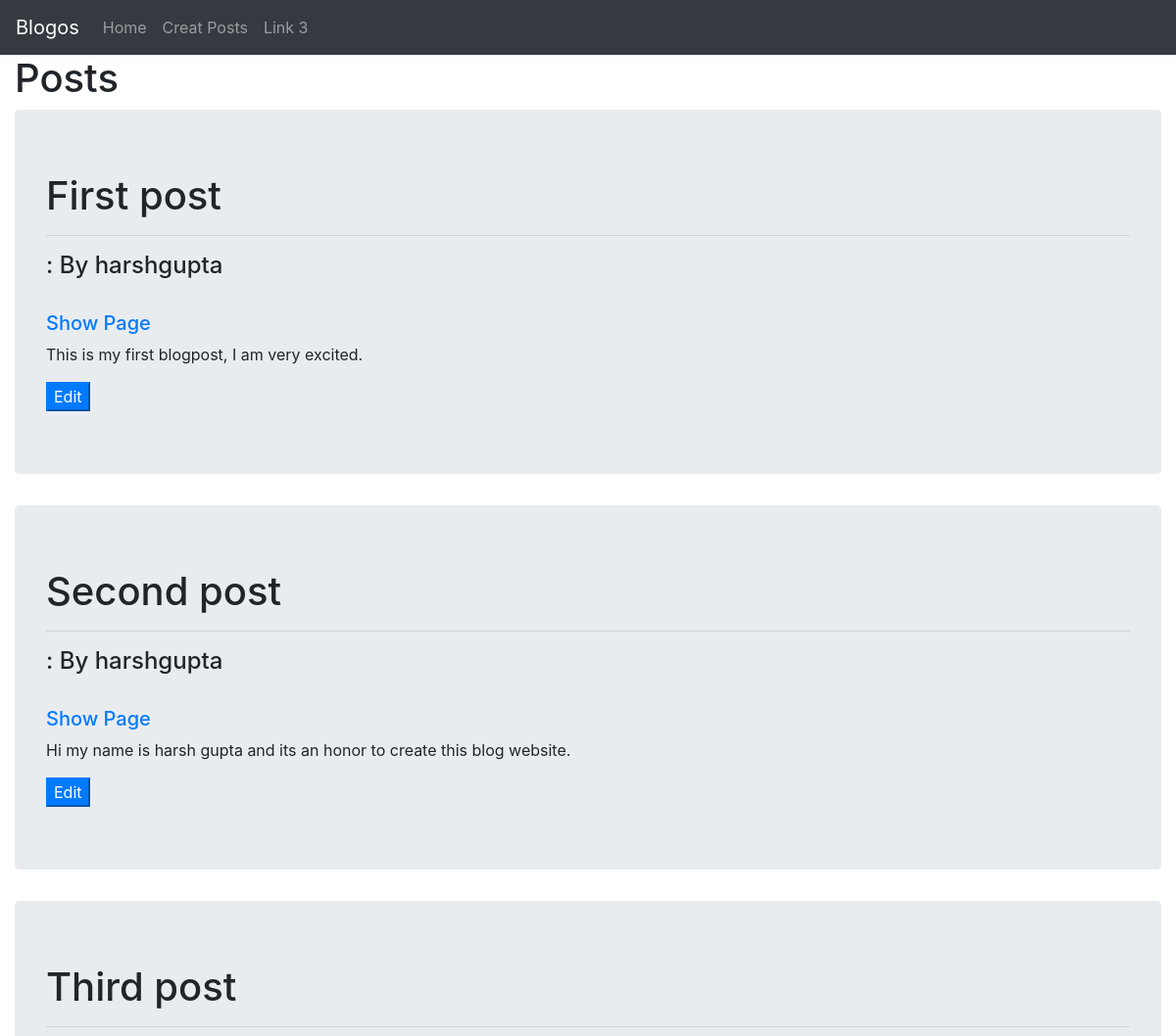
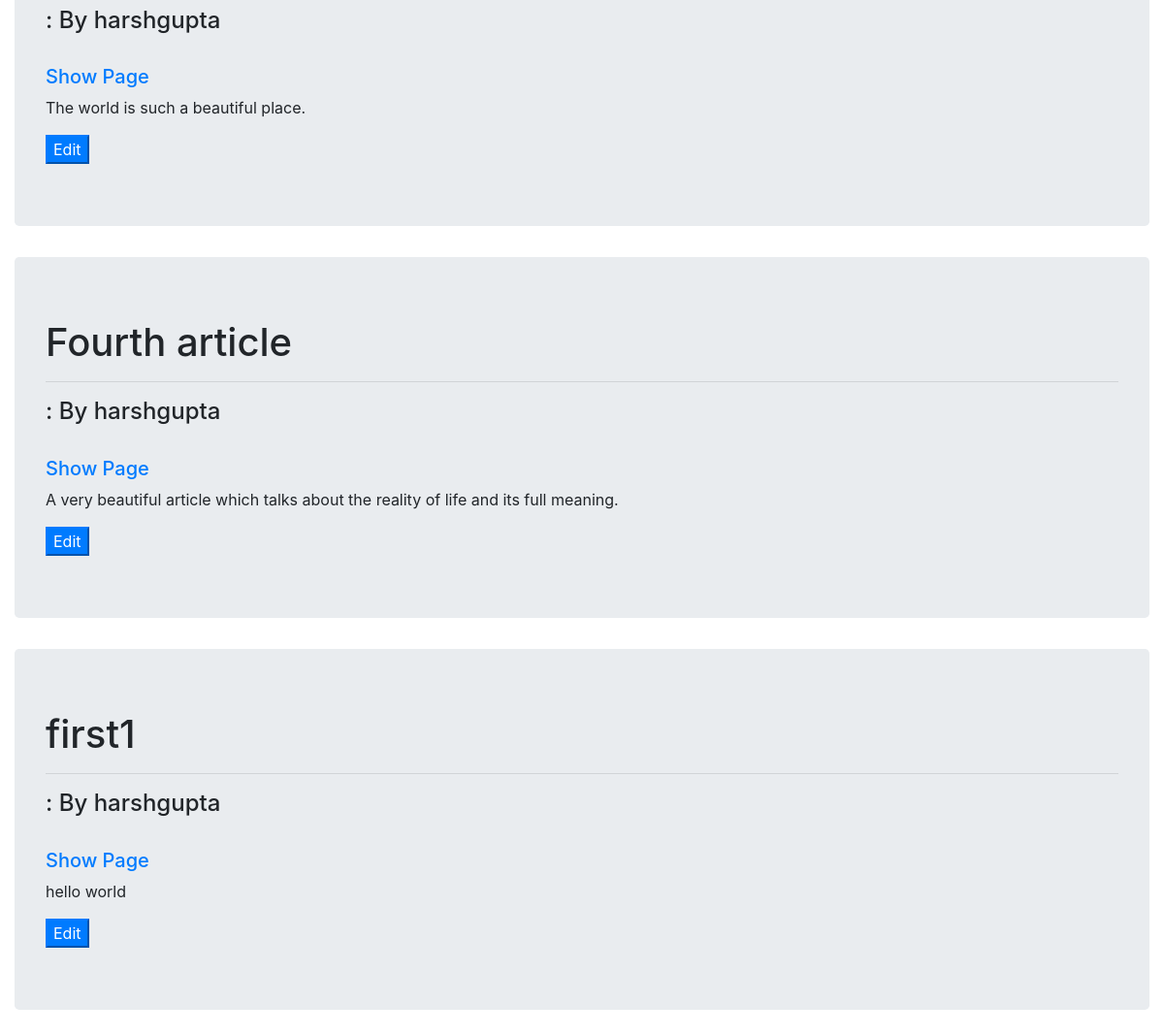
Before: / with the older database file (2 pictures, top to bottom).
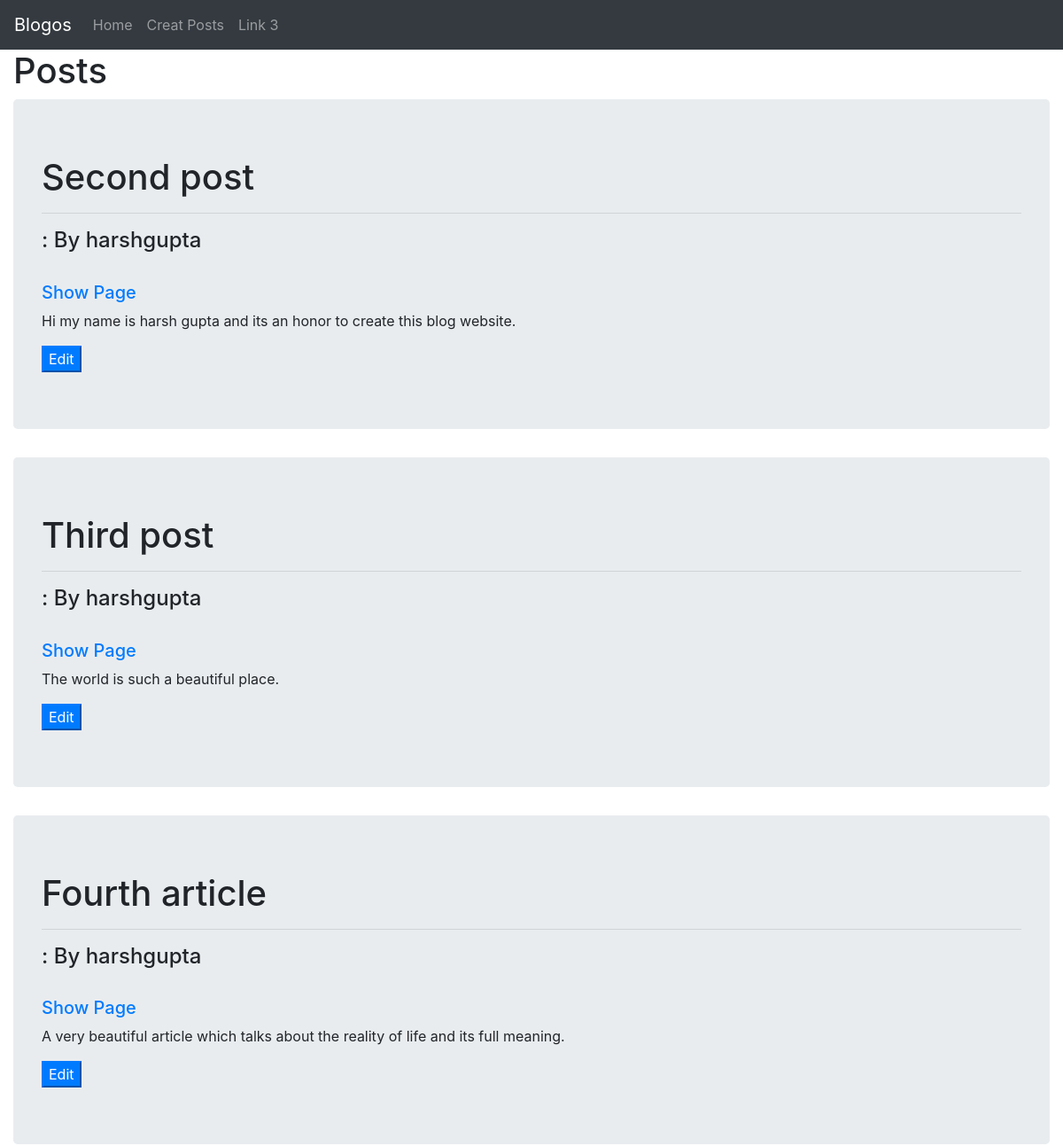
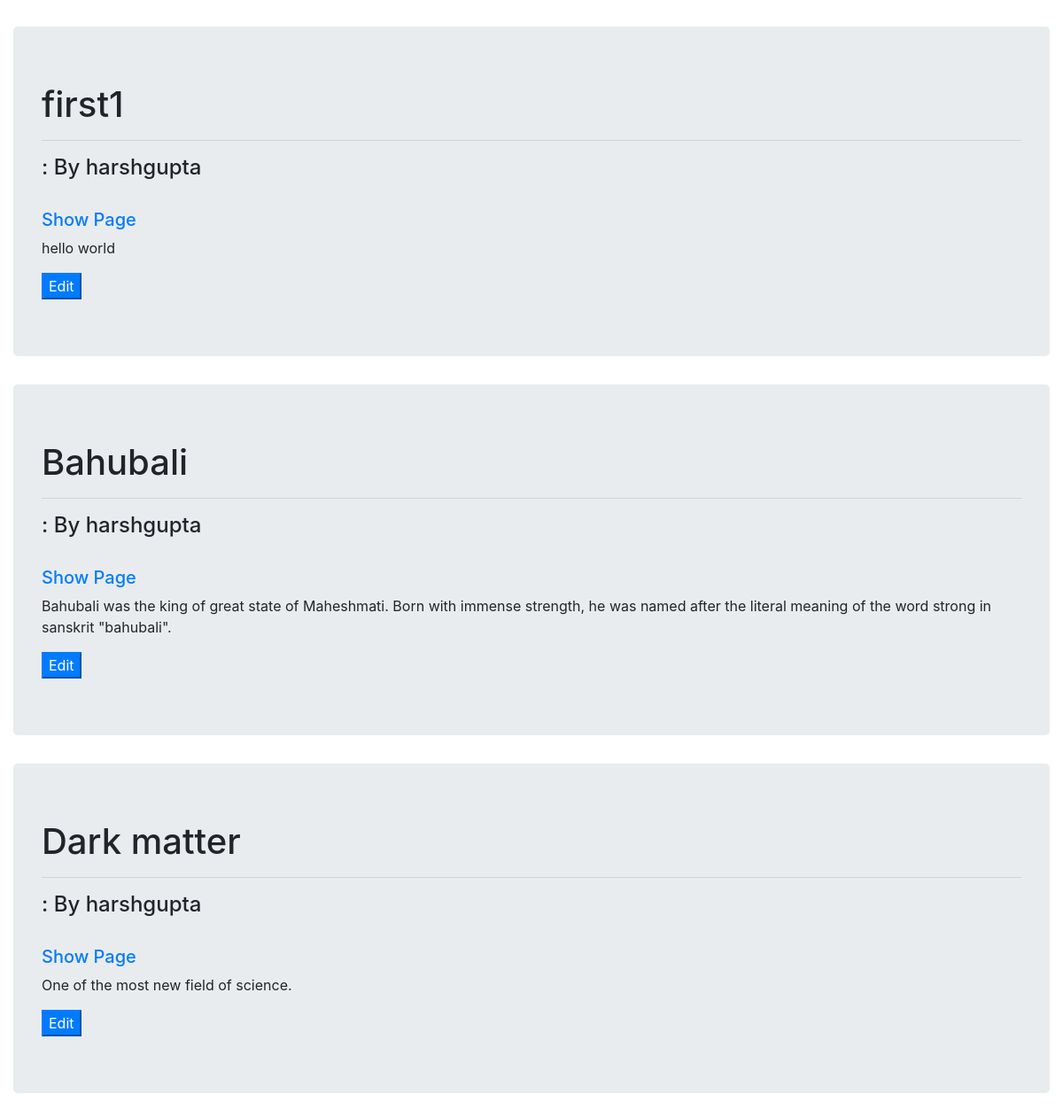
After: the same page with the newer database file (2 pictures, top to bottom).
### blog/models.py (models this page shows, shortened)
class Post(models.Model):
    title = models.CharField(max_length=255)
    title_tag = models.CharField(max_length=255)
    author = models.ForeignKey(User,on_delete=models.CASCADE)
    body = models.TextField()

### blog/views.py (the view)
# urls.py: path('',HomeView.as_view(),name = "home"),
class HomeView(ListView):
    model = Post
    template_name = 'home.html'

### blog/templates/home.html (shortened to what this page needs)
<!DOCTYPE html>
<html lang="en">
<head>
    <link rel="stylesheet" href="https://cdn.jsdelivr.net/npm/bootstrap@4.6.2/dist/css/bootstrap.min.css">
</head>
<body>
    <nav class="navbar navbar-expand-sm bg-dark navbar-dark">
        <a class="navbar-brand" href="{% url 'home' %}">Blogos</a>
        <ul class="navbar-nav">
          <li class="nav-item">
            <a class="nav-link" href="{% url 'home' %}">Home</a>
          </li>
          <li class="nav-item">
            <a class="nav-link" href="{% url 'CreatePosts' %}">Creat Posts</a>
          </li>
          <li class="nav-item">
            <a class="nav-link" href="#">Link 3</a>
          </li>
        </ul>
      </nav>
    <div class="container-fluid">
        {% block content %}
            <h1>Posts</h1>
            {% for post in object_list %}
            <div class="jumbotron">
                <h1>{{post.title}} </h1>
                <hr><h4>: By {{post.author}}</h4><br>
                <h5><a href="{% url 'articaldetails' post.pk %}">Show Page</a></h5>
                <p>{{post.body}}</p>
                <a href="{% url 'UpdateViewPost' post.pk %}"><button class="btn-primary">Edit</button></a>
            </div>
            {% endfor %}
        {% endblock %}
    </div>
</body>
</html>

Changed rows visible on the page:
removed Post: title "First post", author "harshgupta", body "This is my first blogpost, I am very excited."
added Post: title "Bahubali", author "harshgupta", body "Bahubali was the king of great state of Maheshmati. Born with immense strength, he was named after the literal meaning of the word strong in sanskrit \"bahubali\"."
added Post: title "Dark matter", author "harshgupta", body "One of the most new field of science."
